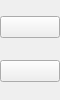
  <widget class="QDockWidget" name="dock7">
   <property name="minimumSize">
    <size>
     <width>60</width>
     <height>42</height>
    </size>
   </property>
   <property name="maximumSize">
    <size>
     <width>60</width>
     <height>123456</height>
    </size>
   </property>
   <property name="floating">
    <bool>false</bool>
   </property>
   <property name="features">
    <set>QDockWidget::NoDockWidgetFeatures</set>
   </property>
   <attribute name="dockWidgetArea">
    <number>1</number>
   </attribute>
   <widget class="QWidget" name="dockWidgetContents_6">
    <widget class="QWidget" name="widget_5" native="true">
     <property name="geometry">
      <rect>
       <x>0</x>
       <y>0</y>
       <width>60</width>
       <height>500</height>
      </rect>
     </property>
     <property name="minimumSize">
      <size>
       <width>60</width>
       <height>0</height>
      </size>
     </property>
     <property name="maximumSize">
      <size>
       <width>60</width>
       <height>8000</height>
      </size>
     </property>
     <layout class="QVBoxLayout" name="verticalLayout">
      <item>
       <widget class="QPushButton" name="bianji">
        <property name="text">
         <string/>
        </property>
        <property name="checkable">
         <bool>true</bool>
        </property>
        <property name="autoExclusive">
         <bool>true</bool>
        </property>
       </widget>
      </item>
      <item>
       <widget class="QPushButton" name="draw_line">
        <property name="text">
         <string/>
        </property>
        <property name="checkable">
         <bool>true</bool>
        </property>
        <property name="autoExclusive">
         <bool>true</bool>
        </property>
       </widget>
      </item>
      <item>
       <widget class="QPushButton" name="draw_quline">
        <property name="text">
         <string/>
        </property>
        <property name="checkable">
         <bool>true</bool>
        </property>
        <property name="autoExclusive">
         <bool>true</bool>
        </property>
       </widget>
      </item>
      <item>
       <widget class="QPushButton" name="draw_sanjiao">
        <property name="text">
         <string/>
        </property>
        <property name="checkable">
         <bool>true</bool>
        </property>
        <property name="autoExclusive">
         <bool>true</bool>
        </property>
       </widget>
      </item>
      <item>
       <widget class="QPushButton" name="draw_yuan">
        <property name="text">
         <string/>
        </property>
        <property name="checkable">
         <bool>true</bool>
        </property>
        <property name="autoExclusive">
         <bool>true</bool>
        </property>
       </widget>
      </item>
      <item>
       <widget class="QPushButton" name="draw_wenzi">
        <property name="text">
         <string/>
        </property>
        <property name="checkable">
         <bool>true</bool>
        </property>
        <property name="autoExclusive">
         <bool>true</bool>
        </property>
       </widget>
      </item>
      <item>
       <widget class="QPushButton" name="draw_ellipse">
        <property name="text">
         <string>椭圆</string>
        </property>
        <property name="checkable">
         <bool>true</bool>
        </property>
        <property name="autoExclusive">
         <bool>true</bool>
        </property>
       </widget>
      </item>
      <item>
       <widget class="QPushButton" name="bianji_8">
        <property name="text">
         <string/>
        </property>
        <property name="checkable">
         <bool>true</bool>
        </property>
        <property name="autoExclusive">
         <bool>true</bool>
        </property>
       </widget>
      </item>
      <item>
       <widget class="QPushButton" name="bianji_9">
        <property name="text">
         <string/>
        </property>
        <property name="checkable">
         <bool>true</bool>
        </property>
        <property name="autoExclusive">
         <bool>true</bool>
        </property>
       </widget>
      </item>
      <item>
       <widget class="QPushButton" name="bianji_10">
        <property name="text">
         <string/>
        </property>
        <property name="checkable">
         <bool>true</bool>
        </property>
        <property name="autoExclusive">
         <bool>true</bool>
        </property>
       </widget>
      </item>
      <item>
       <widget class="QPushButton" name="bianji_11">
        <property name="text">
         <string/>
        </property>
        <property name="checkable">
         <bool>true</bool>
        </property>
        <property name="autoExclusive">
         <bool>true</bool>
        </property>
       </widget>
      </item>
     </layout>
    </widget>
   </widget>
  </widget>
